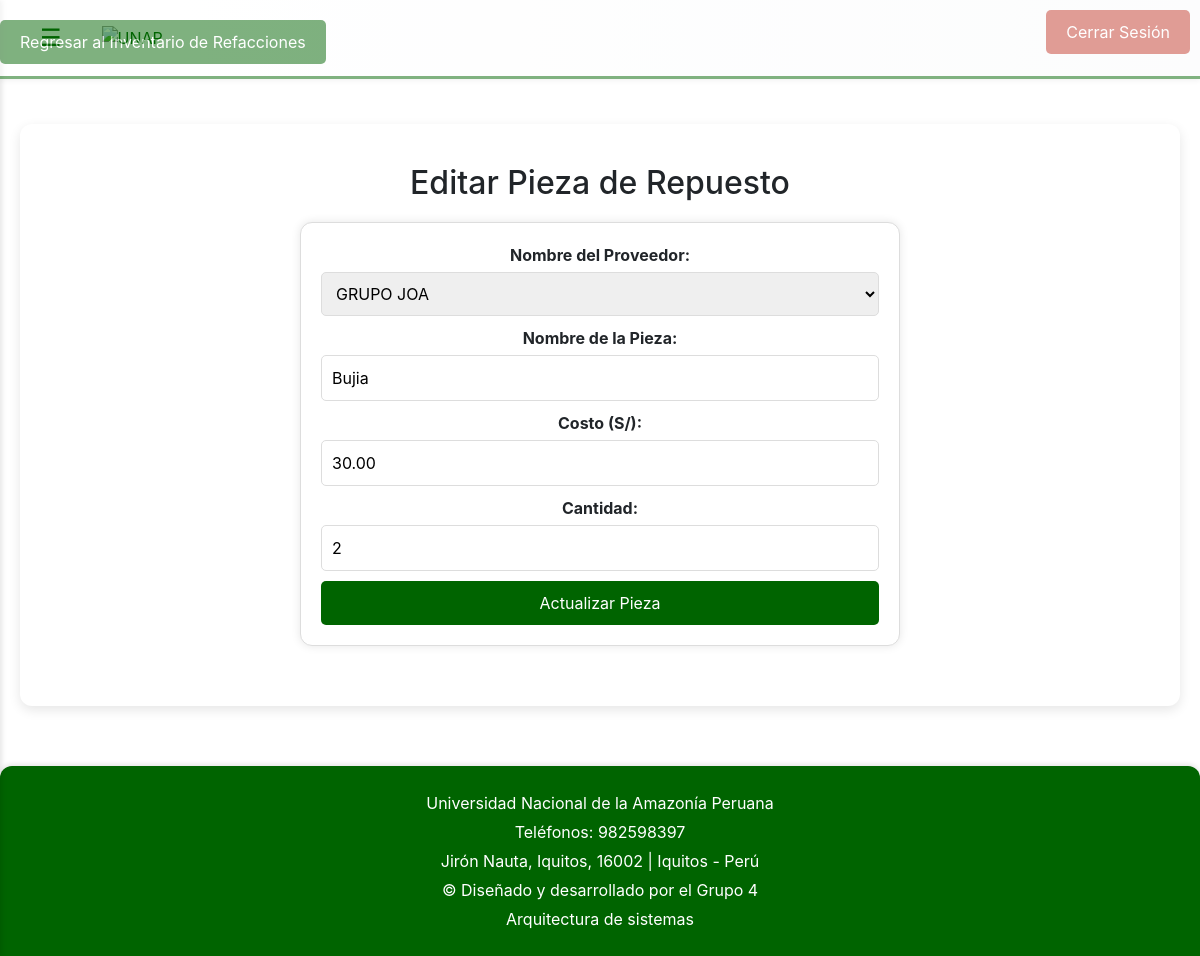
Screenshot of /editar_refaccion.php?id=3 with the database file from the repository.
### tables this page shows
CREATE TABLE IF NOT EXISTS `repuestos` (
  `id` int NOT NULL AUTO_INCREMENT,
  `proveedor_id` int NOT NULL,
  `nombre_pieza` varchar(100) NOT NULL,
  `costo` decimal(10,2) NOT NULL,
  `cantidad` int NOT NULL,
  PRIMARY KEY (`id`),
  KEY `proveedor_id` (`proveedor_id`)
);

CREATE TABLE IF NOT EXISTS `proveedores` (
  `id` int NOT NULL AUTO_INCREMENT,
  `nombre` varchar(100) NOT NULL,
  `ruc` varchar(11) NOT NULL,
  `razon_social` varchar(100) NOT NULL,
  `telefono` varchar(20) NOT NULL,
  `direccion` varchar(255) NOT NULL,
  PRIMARY KEY (`id`)
);

### public/editar_refaccion.php (the view, shortened to what this page needs)
<?php
$id = $_GET['id'];
$conn = getDBConnection();
$query = "SELECT * FROM repuestos WHERE id=?";
$stmt = $conn->prepare($query);
$stmt->bind_param("i", $id);
$stmt->execute();
$result = $stmt->get_result();
$repuesto = $result->fetch_assoc();
$proveedores = $conn->query("SELECT id, nombre FROM proveedores");
?>
<!DOCTYPE html>
<html lang="es">
<head>
    <link rel="stylesheet" href="css/estilos.css">
</head>
<body>
    <?php include '../src/views/header.php'; ?>
    <a href="inventario_refacciones.php" class="back-button">Regresar al Inventario de Refacciones</a>
    <main>
        <section class="section">
            <h2>Editar Pieza de Repuesto</h2>
            <form method="post" action="" class="form-container">
                <label for="proveedor_id">Nombre del Proveedor:</label>
                <select name="proveedor_id" id="proveedor_id" required>
                    <?php while ($proveedor = $proveedores->fetch_assoc()) { ?>
                        <option value="<?= $proveedor['id'] ?>" <?= $repuesto['proveedor_id'] == $proveedor['id'] ? 'selected' : '' ?>><?= htmlspecialchars($proveedor['nombre']) ?></option>
                    <?php } ?>
                </select>
                <label for="nombre_pieza">Nombre de la Pieza:</label>
                <input type="text" name="nombre_pieza" id="nombre_pieza" value="<?= htmlspecialchars($repuesto['nombre_pieza']) ?>" required>
                <label for="costo">Costo (S/):</label>
                <input type="number" step="0.01" name="costo" id="costo" value="<?= htmlspecialchars($repuesto['costo']) ?>" required>
                <label for="cantidad">Cantidad:</label>
                <input type="number" name="cantidad" id="cantidad" value="<?= htmlspecialchars($repuesto['cantidad']) ?>" required>
                <button type="submit">Actualizar Pieza</button>
            </form>
        </section>
    </main>
    <?php include '../src/views/footer.php'; ?>
</body>
</html>

### public/css/estilos.css (style rules this page uses)
body { font-family: 'Roboto', sans-serif; margin: 0; padding: 0; background: #f8f9fa; color: #343a40; }
main { padding: 40px 20px; max-width: 1200px; margin: 0 auto; }
.section { text-align: center; background: white; padding: 40px; border-radius: 12px; box-shadow: 0 4px 12px rgba(0, 0, 0, 0.1); margin: 20px 0; }
.form-container { max-width: 600px; margin: 20px auto; padding: 20px; border: 1px solid #ddd; border-radius: 12px; background-color: #fff; box-shadow: 0 0 10px rgba(0,0,0,0.1); }
.form-container label { display: block; margin-bottom: 5px; font-weight: bold; }
.form-container select, .form-container input { width: 100%; padding: 10px; margin-bottom: 10px; border: 1px solid #ddd; border-radius: 5px; }
.form-container button { width: 100%; padding: 10px; background-color: #006400; color: white; border: none; border-radius: 5px; cursor: pointer; font-size: 16px; transition: background-color 0.3s; }
.back-button { display: inline-block; margin-top: 20px; padding: 10px 20px; background-color: #006400; color: white; text-decoration: none; border-radius: 5px; transition: background-color 0.3s; }
button { background-color: #006400; color: white; border: none; cursor: pointer; padding: 10px 20px; border-radius: 5px; font-size: 16px; transition: background-color 0.3s; }

### public/css/header-sidebar.css (style rules this page uses)
body { font-family: 'Roboto', sans-serif; margin: 0; padding: 0; background: #f8f9fa; color: #343a40; }

### public/css/contenido-principal.css (style rules this page uses)
main { padding: 40px 20px; max-width: 1200px; margin: 0 auto; }
.section { text-align: center; background: white; padding: 40px; border-radius: 12px; box-shadow: 0 4px 12px rgba(0, 0, 0, 0.1); margin: 20px 0; }

### public/css/tabla.css (style rules this page uses)
body { font-family: 'Roboto', sans-serif; background-color: #f5f7fa; margin: 0; padding: 0; }
h2 { text-align: center; margin-top: 20px; color: #333; font-size: 2em; font-weight: 300; }
button { background-color: #006400; color: white; border: none; cursor: pointer; padding: 10px 20px; border-radius: 4px; font-size: 16px; transition: background-color 0.3s; }

### public/css/botones.css (style rules this page uses)
button { background-color: #006400; color: white; border: none; cursor: pointer; padding: 10px 20px; border-radius: 5px; font-size: 16px; transition: background-color 0.3s; }

### public/css/contenedor-formulario.css (style rules this page uses)
.form-container { max-width: 600px; margin: 20px auto; padding: 20px; border: 1px solid #ddd; border-radius: 12px; background-color: #fff; box-shadow: 0 0 10px rgba(0,0,0,0.1); }
.form-container label { display: block; margin-bottom: 5px; font-weight: bold; }
.form-container select, .form-container input { width: 100%; padding: 10px; margin-bottom: 10px; border: 1px solid #ddd; border-radius: 5px; }
.form-container button { width: 100%; padding: 10px; background-color: #006400; color: white; border: none; border-radius: 5px; cursor: pointer; font-size: 16px; transition: background-color 0.3s; }

### public/css/boton-regreso.css (style rules this page uses)
.back-button { display: inline-block; margin-top: 20px; padding: 10px 20px; background-color: #006400; color: white; text-decoration: none; border-radius: 5px; transition: background-color 0.3s; }

### rows the page displays
repuestos: proveedor_id "GRUPO JOA", nombre_pieza "Bujia", costo "30.00", cantidad "2"
